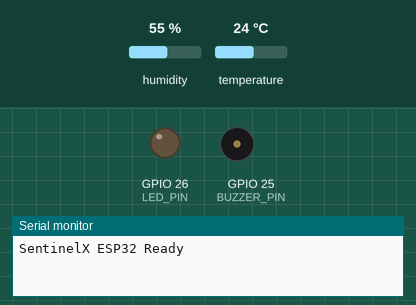
Bench run of a sketch on a simulated ESP32. Parts: output pins drawn as LEDs (lit = HIGH), buzzer (waves = sounding), the last lines printed to the serial monitor. Dashed ring = blinking. The test bench sets the inputs (shaded band); at power-on: temperature 24 °C, humidity 55 %.

Above: at 1.2 s.
1.3 s: temperature set to 33 °C
5.5 s: temperature set to 36 °C
At 6.16 s:
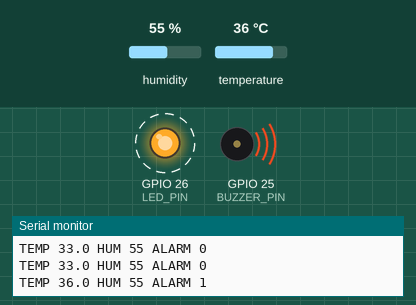
12.5 s: humidity set to 21 %
16.0 s: humidity set to 18 %
Timing chart, 0 to 24.0 s (numbered marks = the images above; inputs shaded):
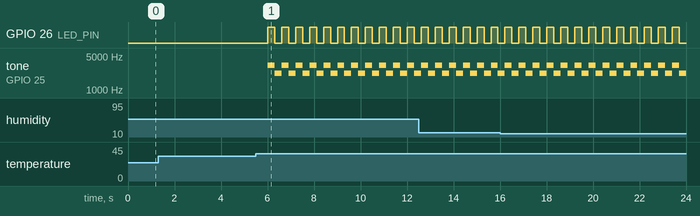

The sketch:

esp-sensors.ino
```cpp
#include "DHTesp.h"
#define BUZZER_PIN    25
#define LED_PIN       26
#define DHT_PIN       27

#define TEMP_LIMIT    35.0   // °C: siren starts at or above this
#define TEMP_RESET    34.0   // °C: siren stops below this

#define PERSON_HZ     2700   // steady buzz for person
#define SIREN_HIGH_HZ 3200   // two-tone siren for high temperature
#define SIREN_LOW_HZ  2200
#define SIREN_STEP_MS 300
#define DHT_READ_MS   2000

DHTesp dht;

String command = "";
bool personAlarm = false;
bool tempAlarm = false;
int currentHz = 0;
bool sirenHigh = false;
unsigned long lastSirenStep = 0;
unsigned long lastDhtRead = 0;

void setTone(int hz) {
  if (hz == currentHz) return;
  currentHz = hz;
  if (hz == 0) {
    noTone(BUZZER_PIN);
    digitalWrite(BUZZER_PIN, LOW);
  } else {
    tone(BUZZER_PIN, hz);
  }
}

void readCommands() {
  while (Serial.available()) {
    char c = Serial.read();
    if (c == '\n') {
      command.trim();
      if (command == "ALERT") {
        personAlarm = true;
        Serial.println("PERSON ON");
      } else if (command == "CLEAR") {
        personAlarm = false;
        Serial.println("PERSON OFF");
      }
      command = "";
    } else {
      command += c;
      if (command.length() > 32) command = "";
    }
  }
}

void readDht() {
  if (millis() - lastDhtRead < DHT_READ_MS) return;
  lastDhtRead = millis();

  TempAndHumidity v = dht.getTempAndHumidity();
  float t = v.temperature;
  float h = v.humidity;

  // DHT11 range is 0-50 °C, 20-90 %RH; anything else is a bad read
  if (dht.getStatus() != DHTesp::ERROR_NONE || isnan(t) || isnan(h) ||
      t < 1 || t > 55 || h < 20 || h > 95) {
    Serial.printf("DHT ERROR %s (t=%.1f h=%.1f model=%d)\n",
                  dht.getStatusString(), t, h, dht.getModel());
    return;
  }

  if (!tempAlarm && t >= TEMP_LIMIT) tempAlarm = true;
  else if (tempAlarm && t < TEMP_RESET) tempAlarm = false;

  Serial.printf("TEMP %.1f HUM %.0f ALARM %d\n", t, h, tempAlarm ? 1 : 0);
}


void updateOutputs() {
  if (tempAlarm) {
    // High temperature: two-tone siren + LED blinking in step
    if (millis() - lastSirenStep >= SIREN_STEP_MS) {
      lastSirenStep = millis();
      sirenHigh = !sirenHigh;
    }
    setTone(sirenHigh ? SIREN_HIGH_HZ : SIREN_LOW_HZ);
    digitalWrite(LED_PIN, sirenHigh ? HIGH : LOW);
  } else if (personAlarm) {
    // Person: steady buzz + LED solid ON
    setTone(PERSON_HZ);
    digitalWrite(LED_PIN, HIGH);
  } else {
    setTone(0);
    digitalWrite(LED_PIN, LOW);
  }
}

void setup() {
  Serial.begin(115200);
  pinMode(BUZZER_PIN, OUTPUT);
  pinMode(LED_PIN, OUTPUT);
  digitalWrite(BUZZER_PIN, LOW);
  digitalWrite(LED_PIN, LOW);
  dht.setup(DHT_PIN, DHTesp::DHT11);   // AUTO_DETECT misreads DHT11 as DHT22
  Serial.println("SentinelX ESP32 Ready");
}

void loop() {
  readCommands();
  readDht();
  updateOutputs();
}
```

Measured:
- the behaviour switches between 34 and 35 °C on temperature (found by bisection; images 0 and 1)
- after the input at 5.5 s, GPIO 26 (LED_PIN): alternates HIGH for 0.30 s and LOW for 0.30 s, starting after 0.51 s; tone on GPIO 25 (BUZZER_PIN): alternates 3200 Hz for 0.30 s and 2200 Hz for 0.30 s, starting after 0.51 s
